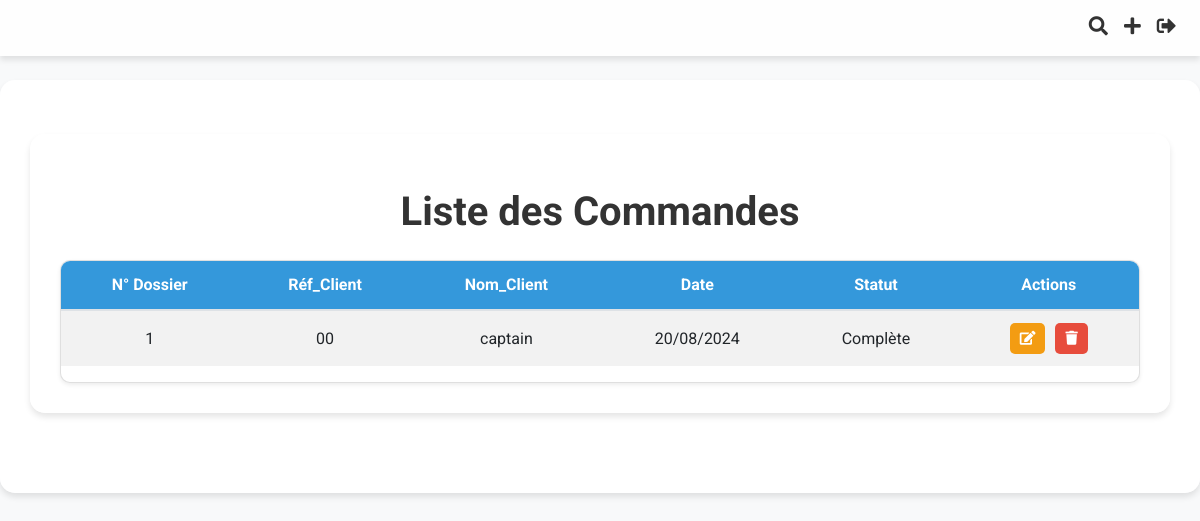
Before: /application/commandes/ (signed in) with the older database file.
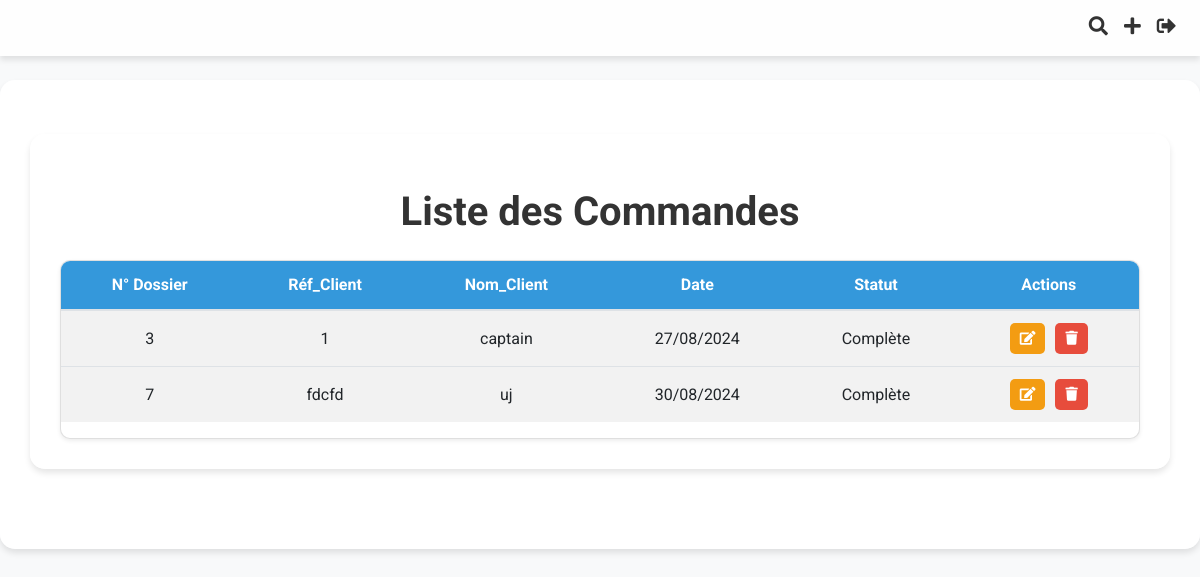
After: the same page with the newer database file.
### Application/models.py (models this page shows, shortened)
class Commande(models.Model):
    order_id = models.AutoField(primary_key=True)
    date_time = models.DateTimeField(auto_now_add=True)
    company_reference_number = models.CharField(max_length=100)
    client_name = models.CharField(max_length=100, default="")
    adresse = models.CharField(max_length=255, blank=True, null=True)
    email = models.EmailField(blank=True, null=True)
    fax = models.CharField(max_length=50, blank=True, null=True)
    ice = models.CharField(max_length=50, blank=True, null=True)
    infographiste = models.CharField(max_length=100, blank=True, null=True)
    order_status = models.CharField(max_length=50, choices=[
        ('draft', 'Draft'),
        ('completed', 'Completed')
    ])
    bc_number = models.CharField(max_length=50, blank=True, null=True)
    date_bc = models.DateField(blank=True, null=True)
    devis_date = models.DateTimeField(blank=True, null=True)
    devis_numero = models.IntegerField(null=True, blank=True)
    facture_date = models.DateTimeField(blank=True, null=True)
    facture_numero = models.IntegerField(null=True, blank=True)
    bl_date = models.DateTimeField(blank=True, null=True)
    bl_numero = models.IntegerField(null=True, blank=True)
    remarque = models.CharField(max_length=50, choices=[
        ('paye', 'Payé'),
        ('non_paye', 'Non Payé')
    ], default='non payé')
    facture_status = models.CharField(max_length=50, choices=[
            ('no_facture', 'Pas de Facture'),
            ('facture_termine', 'Facture Terminée')
        ], default='pas de facture')
    bl_status = models.CharField(max_length=50, choices=[
            ('no_bl', 'Pas de bon_livraison'),
            ('bl_termine', 'bon_livraison Terminé')
        ], default='pas de bon_livraison')
    devis_status = models.CharField(max_length=50, choices=[
            ('no_devis', 'Pas de Devis'),
            ('devis_termine', 'Devis Terminé')
        ], default='pas de devis')

### Application/views.py (the view)
# urls.py: path('commandes/', views.liste_commandes, name='liste_commandes'),
@login_required
def liste_commandes(request):
    query = request.GET.get('q')
    if query:
        commandes = Commande.objects.filter(
            Q(order_id__icontains=query) |
            Q(client_name__icontains=query)
        )
    else:
        commandes = Commande.objects.filter(order_status__in=['draft', 'completed'])
    is_assistant = request.user.groups.filter(name='Assistants').exists()
    return render(request, 'Application/liste_commandes.html', {'commandes': commandes, 'is_assistant': is_assistant})

### Application/templatetags/commande_extras.py (called while the page is built)
@register.filter
def translate_status(status):
    translations = {
        'draft': 'Incomplète',
        'completed': 'Complète',
        'devis': 'Devis',
        'facture': 'Facture',
        'bon_livraison': 'Bon de Livraison',
        'situation_client': 'Situation Client'
    }
    return translations.get(status, status)

### Application/templates/Application/liste_commandes.html (shortened to what this page needs)
{% extends "base.html" %}
{% load static %}
{% load commande_extras %}
{% block content %}
<div class="container mt-4">
    <h1 class="text-center header-title my-4">Liste des Commandes</h1>
    <div class="card shadow-sm custom-table">
                <table class="table table-striped">
                    <thead>
                        <tr>
                            <th>N° Dossier</th>
                            <th>Réf_Client</th>
                            <th>Nom_Client</th>
                            <th>Date</th>
                            <th>Statut</th>
                            <th>Actions</th>
                        </tr>
                    </thead>
                    <tbody>
                        {% if commandes %}
                            {% for commande in commandes %}
                                <tr>
                                    <td>{{ commande.order_id }}</td>
                                    <td>{{ commande.company_reference_number }}</td>
                                    <td>{{ commande.client_name }}</td>
                                    <td>{{ commande.date_time|date:"d/m/Y" }}</td>
                                    <td>{{ commande.order_status|translate_status }}</td>
                                    <td>
                                        <div class="btn-container">
                                            <a href="{% url 'modifier_commande' commande.pk %}" class="btn btn-sm btn-custom-warning">
                                                <i class="fas fa-edit"></i>
                                            </a>
                                            <a href="{% url 'supprimer_commande' commande.pk %}" class="btn btn-sm btn-custom-danger" onclick="return confirm('Etes-vous sûr de vouloir supprimer cette commande?');">
                                                <i class="fas fa-trash"></i>
                                            </a>
                                        </div>
                                    </td>
                                </tr>
                            {% endfor %}
                        {% else %}
                            <tr>
                                <td colspan="6" class="text-center">Aucune commande disponible.</td>
                            </tr>
                        {% endif %}
                    </tbody>
                </table>
        </div>
</div>
{% endblock %}

Changed rows visible on the page:
removed Commande: order_id "1", company_reference_number "00", client_name "captain", date_time "20/08/2024", order_status|translate_status "Complète"
added Commande: order_id "3", company_reference_number "1", client_name "captain", date_time "27/08/2024", order_status|translate_status "Complète"
added Commande: order_id "7", company_reference_number "fdcfd", client_name "uj", date_time "30/08/2024", order_status|translate_status "Complète"
